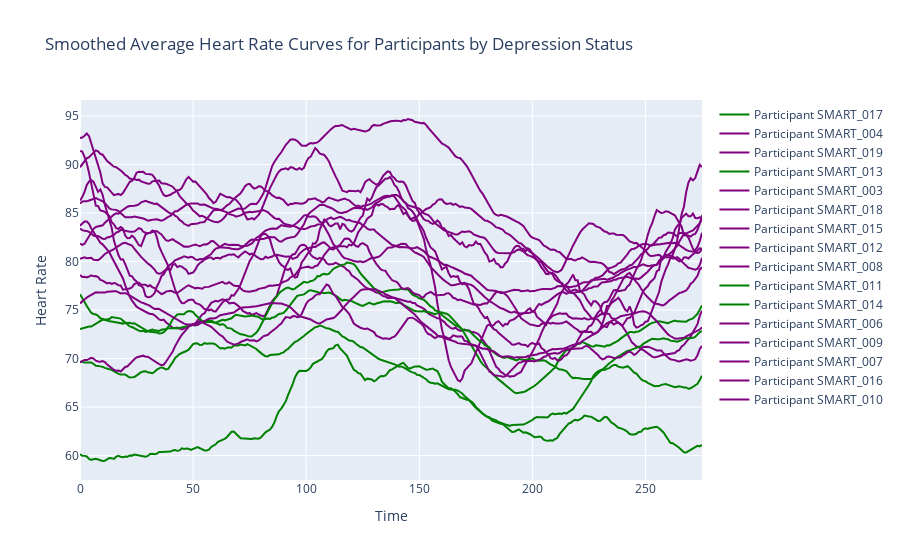

Notebook cell for this chart:
### Markdown cell above
## Plot the average HR for each participant

### Code cell
import plotly.graph_objects as go

fig = go.Figure()

def calculate_mean_curve(data):
    filtered_data = data[data.apply(len) == 288]
    return np.nanmean(np.vstack(filtered_data), axis=0)

def moving_average(data, window_size):
    cumsum = np.cumsum(data)
    return (cumsum[window_size:] - cumsum[:-window_size]) / window_size

unique_participants = data_all['Participant_ID'].unique()

for participant_id in unique_participants:
    participant_data = data_all[data_all['Participant_ID'] == participant_id]
    mean_curve = calculate_mean_curve(participant_data['HR_Data'])
    depression_status = participant_data['depression'].iloc[0]  # Assuming depression status is consistent for each participant
    
    color = 'purple' if depression_status == 1 else 'green'
    
    smoothed_curve = moving_average(mean_curve, 12)  # Applying moving average with window size 5
    
    fig.add_trace(go.Scatter(y=smoothed_curve, mode='lines', name=f'Participant {participant_id}', line=dict(color=color)))

fig.update_layout(
    title='Smoothed Average Heart Rate Curves for Participants by Depression Status',
    xaxis_title='Time',
    yaxis_title='Heart Rate'
)

fig.show()

### Figure 1 — Plotly figure (JSON) as saved in the notebook; plotly's stock layout.template omitted (floating-point values rounded to 4 significant figures; data arrays with more than 128 entries replaced by an {"elided": "..."} marker saying what was removed)
{"data": [{"line": {"color": "green"}, "mode": "lines", "name": "Participant SMART_017", "type": "scatter", "y": {"elided": "276 float values"}}, {"line": {"color": "purple"}, "mode": "lines", "name": "Participant SMART_004", "type": "scatter", "y": {"elided": "276 float values"}}, {"line": {"color": "purple"}, "mode": "lines", "name": "Participant SMART_019", "type": "scatter", "y": {"elided": "276 float values"}}, {"line": {"color": "green"}, "mode": "lines", "name": "Participant SMART_013", "type": "scatter", "y": {"elided": "276 float values"}}, {"line": {"color": "purple"}, "mode": "lines", "name": "Participant SMART_003", "type": "scatter", "y": {"elided": "276 float values"}}, {"line": {"color": "purple"}, "mode": "lines", "name": "Participant SMART_018", "type": "scatter", "y": {"elided": "276 float values"}}, {"line": {"color": "purple"}, "mode": "lines", "name": "Participant SMART_015", "type": "scatter", "y": {"elided": "276 float values"}}, {"line": {"color": "purple"}, "mode": "lines", "name": "Participant SMART_012", "type": "scatter", "y": {"elided": "276 float values"}}, {"line": {"color": "purple"}, "mode": "lines", "name": "Participant SMART_008", "type": "scatter", "y": {"elided": "276 float values"}}, {"line": {"color": "green"}, "mode": "lines", "name": "Participant SMART_011", "type": "scatter", "y": {"elided": "276 float values"}}, {"line": {"color": "green"}, "mode": "lines", "name": "Participant SMART_014", "type": "scatter", "y": {"elided": "276 float values"}}, {"line": {"color": "purple"}, "mode": "lines", "name": "Participant SMART_006", "type": "scatter", "y": {"elided": "276 float values"}}, {"line": {"color": "purple"}, "mode": "lines", "name": "Participant SMART_009", "type": "scatter", "y": {"elided": "276 float values"}}, {"line": {"color": "purple"}, "mode": "lines", "name": "Participant SMART_007", "type": "scatter", "y": {"elided": "276 float values"}}, {"line": {"color": "purple"}, "mode": "lines", "name": "Participant SMART_016", "type": "scatter", "y": {"elided": "276 float values"}}, {"line": {"color": "purple"}, "mode": "lines", "name": "Participant SMART_010", "type": "scatter", "y": {"elided": "276 float values"}}], "layout": {"title": {"text": "Smoothed Average Heart Rate Curves for Participants by Depression Status"}, "xaxis": {"title": {"text": "Time"}}, "yaxis": {"title": {"text": "Heart Rate"}}}}
